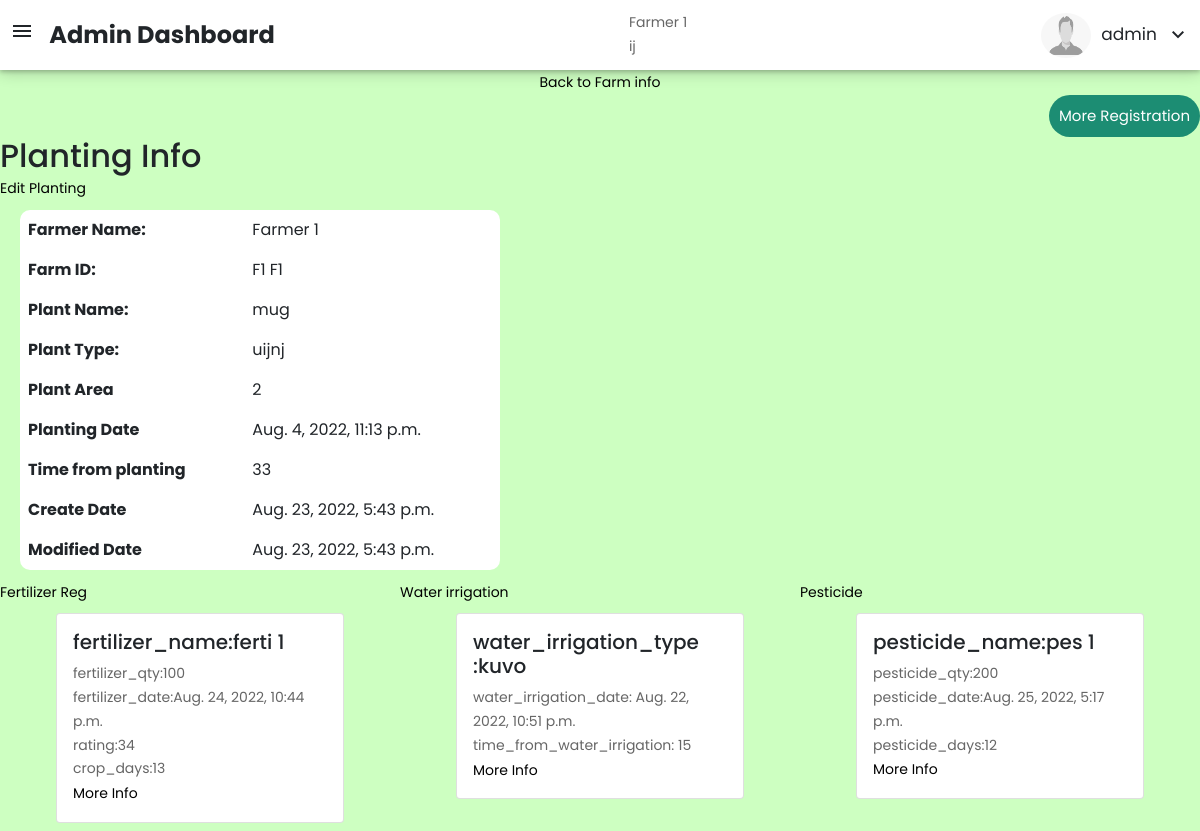
The app's page /planting/planting_id=1 (signed in) with its own data.
### adminaccess/models.py (models this page shows)
class Farmer(models.Model):
    name = models.CharField(max_length=50)
    phone_number = models.IntegerField()
    address = models.TextField()
    aadhar_number = models.IntegerField(blank=True, null=True)
    family_members = models.IntegerField(blank=True, null=True)
    family_occupation = models.CharField(max_length=50, blank=True, null=True)
    is_access = models.BooleanField(default=False)
    create_date = models.DateTimeField(auto_now_add=True)
    modified_date = models.DateTimeField(auto_now=True)

class Planting(models.Model):
    farmer_id = models.ForeignKey(Farmer, on_delete=models.CASCADE)
    farm_id = models.ForeignKey(Farm_info, on_delete=models.CASCADE)
    planting_time = models.DateTimeField(max_length=50, blank=True, null=True)
    plant = models.CharField(max_length=50,blank=True, null=True)
    plant_type = models.CharField(max_length=50,blank=True, null=True)
    planting_area = models.CharField(max_length=50,blank=True, null=True)
    create_date = models.DateTimeField(auto_now_add=True,blank=True, null=True)
    modified_date = models.DateTimeField(auto_now=True,blank=True, null=True)

class Farm_info(models.Model):
    farmer_id = models.ForeignKey(Farmer, on_delete=models.CASCADE)
    farm_nick_name = models.CharField(max_length=50, blank=True, null=True)
    farm_space = models.IntegerField(default=0)
    geo_location = models.CharField(max_length=50, blank=True, null=True)
    farm_village = models.CharField(max_length=50, blank=True, null=True)
    khata_no = models.CharField(max_length=50, blank=True, null=True)
    who_caretaker = models.CharField(max_length=50, blank=True, null=True)
    caretaker = models.CharField(max_length=50, blank=True, null=True)
    caretaker_phone_number = models.IntegerField(blank=True, null=True)
    soil_type = models.CharField(max_length=50, blank=True, null=True)
    water_source = models.CharField(max_length=50, blank=True, null=True)
    water_type = models.CharField(max_length=50, blank=True, null=True)
    water_season = models.CharField(max_length=50, blank=True, null=True)
    create_date = models.DateTimeField(auto_now_add=True)
    modified_date = models.DateTimeField(auto_now=True)

class Fertilizer(models.Model):
    farmer_id = models.ForeignKey(Farmer, on_delete=models.CASCADE)
    farm_id = models.ForeignKey(Farm_info, on_delete=models.CASCADE)
    planting_id = models.ForeignKey(Planting, on_delete=models.CASCADE)
    fertilizer_name = models.CharField(max_length=50)
    fertilizer_qty = models.CharField(max_length=50,blank=True, null=True)
    fertilizer_qty_per_acre = models.CharField(max_length=50,blank=True, null=True)
    fertilizer_date = models.DateTimeField(blank=True, null=True)#selection
    rating = models.IntegerField(blank=True, null=True)
    create_date = models.DateTimeField(auto_now_add=True,blank=True, null=True)
    modified_date = models.DateTimeField(auto_now=True,blank=True, null=True)

class Water_irrigation(models.Model):
    farmer_id = models.ForeignKey(Farmer, on_delete=models.CASCADE)
    farm_id = models.ForeignKey(Farm_info, on_delete=models.CASCADE)
    planting_id = models.ForeignKey(Planting, on_delete=models.CASCADE)
    water_irrigation_type = models.CharField(max_length=50, blank=True, null=True)
    water_irrigation_date = models.DateTimeField(blank=True, null=True)#selection
    create_date = models.DateTimeField(auto_now_add=True,blank=True, null=True)
    modified_date = models.DateTimeField(auto_now=True,blank=True, null=True)

class Pesticide(models.Model):
    farmer_id = models.ForeignKey(Farmer, on_delete=models.CASCADE)
    farm_id = models.ForeignKey(Farm_info, on_delete=models.CASCADE)
    planting_id = models.ForeignKey(Planting, on_delete=models.CASCADE)
    pesticide_name = models.CharField(max_length=50)
    pesticide_qty = models.CharField(max_length=50)
    reason = models.CharField(max_length=50,blank=True, null=True)
    pesticide_date = models.DateTimeField(auto_now_add=True,blank=True, null=True)#selection
    create_date = models.DateTimeField(auto_now_add=True,blank=True, null=True)
    modified_date = models.DateTimeField(auto_now=True,blank=True, null=True)

### adminaccess/views.py (the view)
# urls.py: path('planting/planting_id=<int:planting_id>', views.planting, name="planting"),
def planting(request,planting_id):
    farm_id = request.session['farm_id']
    farmer_id = request.session['farmer_id']
    planting_history = Planting.objects.filter(id=planting_id)[0]
    fertilizer = Fertilizer.objects.filter(planting_id=planting_id)
    water_irrigation = Water_irrigation.objects.filter(planting_id=planting_id).values()
    pesticide = Pesticide.objects.filter(planting_id=planting_id).values()
    date_now=datetime.now().date()
    if planting_history.planting_time != None:
        time_from_planting = (date_now-planting_history.planting_time.date()).days
    else:
        time_from_planting = "No information provided"
    planting_history.time_from_planting = time_from_planting
    for fer in fertilizer:
       if fer.fertilizer_date != None:
           time_from_fertilizer = (date_now-fer.fertilizer_date.date()).days
       else:
           time_from_fertilizer = "No information provided"
       fer.time_from_fertilizer = time_from_fertilizer
    for water in water_irrigation:
       if water['water_irrigation_date'] != None:
           time_from_water_irrigation = (date_now-water['water_irrigation_date'].date()).days
       else:
           time_from_water_irrigation = "No information provided"
       water['time_from_water_irrigation'] = time_from_water_irrigation
    for pes in pesticide:
       if pes['pesticide_date'] != None:
           time_from_prestiside = (date_now-pes['pesticide_date'].date()).days
       else:
           time_from_prestiside = "No information provided"
       pes['time_from_prestiside'] = time_from_prestiside
    print('planting_history.farmer_id[0]',planting_history.farmer_id)
    data = {
        'farmer' : planting_history.farmer_id,
        'farm_id':farm_id,
        'planting_id': planting_id,
        'planting_history': planting_history,
        'fertilizer': fertilizer,
        'water_irrigation': water_irrigation,
        'pesticide': pesticide
    }
    request.session['farmer_id'] = farmer_id
    request.session['farm_id'] = farm_id
    request.session['planting_id'] = planting_id
    return render(request,'forms/planting.html',data)

### templates/forms/planting.html (shortened to what this page needs)
{% extends 'dashboard/basic.html' %}
{% block body %}
{% load static %}
<body>
<div class="d-flex justify-content-center align-items-center">
    <button><a href="{% url 'farm_info' farm_id=farm_id%}">Back to Farm info</a></button>
</div>
<div class="d-flex justify-content-end">
<span class="dropdown">
  <button class="dropbtn">More Registration</button>
</span>
</div>
    <h2>Planting Info</h2>
    <table class="table table-borderless table-width-40 farmer_detail">
      <a href="/plant_edit/plant_id={{planting_history.id}}">Edit Planting</a>
        <tbody>
        <tr>
            <th scope="row">Farmer Name:</th>
            <td>{{planting_history.farmer_id.name}}</td>
          </tr>
        <tr>
            <th scope="row">Farm ID:</th>
            <td>{{planting_history.farm_id.farm_nick_name}}</td>
          </tr>
          <tr>
            <th scope="row">Plant Name:</th>
            <td>{{planting_history.plant}}</td>
          </tr>
          <tr>
            <th scope="row">Plant Type:</th>
            <td>{{planting_history.plant_type}}</td>
          </tr>
          <tr>
            <th scope="row">Plant Area</th>
            <td>{{planting_history.planting_area}}</td>
          </tr>
        <tr>
            <th scope="row">Planting Date</th>
            <td>{{planting_history.planting_time}}</td>
          </tr>
        <tr>
            <th scope="row">Time from planting</th>
            <td>{{planting_history.time_from_planting}}</td>
          </tr>
          <tr>
            <th scope="row">Create Date</th>
            <td>{{planting_history.create_date}}</td>
          </tr>
          <tr>
            <th scope="row">Modified Date</th>
            <td>{{planting_history.modified_date}}</td>
          </tr>
        </tbody>
      </table>
<div class="col-md-12 d-flex">
    <div class="col-md-4">
        <button><a href="{% url 'fertilizer_reg' %}">Fertilizer Reg</a></button>
    <div class="d-flex justify-content-evenly flex-wrap">
      {% for fer in fertilizer %}
      <div class="card m-2" style="width: 18rem;">
        <div class="card-body">
          <h5 class="card-title">fertilizer_name:{{fer.fertilizer_name}}</h5>
          <p class="card-text">fertilizer_qty:{{fer.fertilizer_qty}}</p>
          <p class="card-text">fertilizer_date:{{fer.fertilizer_date}}</p>
          <p class="card-text">rating:{{fer.rating}}</p>
          <p class="card-text">crop_days:{{fer.time_from_fertilizer}}</p>
            <button><a href="/fertilizer_info/fertilizer_id={{fer.id}}">More Info</a></button>
        </div>
      </div>
      {% endfor %}
    </div>
    </div>
    <div class="col-md-4">
        <button><a href="{% url 'water_irrigation_reg' %}">Water irrigation</a></button>
    <div class="d-flex justify-content-evenly flex-wrap">
      {% for water in water_irrigation %}
      <div class="card m-2" style="width: 18rem;">
        <div class="card-body">
          <h5 class="card-title">water_irrigation_type :{{water.water_irrigation_type}}</h5>
          <p class="card-text">water_irrigation_date: {{water.water_irrigation_date}}</p>
          <p class="card-text">time_from_water_irrigation: {{water.time_from_water_irrigation}}</p>
            <button><a href="/water_irrigation_info/water_irrigation_id={{water.id}}">More Info</a></button>
        </div>
      </div>
      {% endfor %}
    </div>
    </div>
    <div class="col-md-4">
        <button><a href="{% url 'pesticide_reg' %}">Pesticide</a></button>
    <div class="d-flex justify-content-evenly flex-wrap">
      {% for pes in pesticide %}
      <div class="card m-2" style="width: 18rem;">
        <div class="card-body">
          <h5 class="card-title">pesticide_name:{{pes.pesticide_name}}</h5>
          <p class="card-text">pesticide_qty:{{pes.pesticide_qty}}</p>
          <p class="card-text">pesticide_date:{{pes.pesticide_date}}</p>
          <p class="card-text">pesticide_days:{{pes.time_from_prestiside}}</p>
            <button><a href="/pesticide_info/pesticide_id={{pes.id}}">More Info</a></button>
        </div>
      </div>
      {% endfor %}
    </div>
    </div>
</div>
 {% endblock %}

### templates/dashboard/basic.html (shortened to what this page needs)
<!DOCTYPE html>
<html lang="en">
<head>
    {% load static %}
    <link href="https://cdn.jsdelivr.net/npm/bootstrap@5.1.3/dist/css/bootstrap.min.css" rel="stylesheet" />
    <link rel="stylesheet" type="text/css" href="static/fonts/font-awesome-4.7.0/css/font-awesome.min.css" />
    <link rel="stylesheet" type="text/css" href="static/vendor/animate/animate.css" />
    <link rel="stylesheet" type="text/css" href="static/vendor/css-hamburgers/hamburgers.min.css" />
    <link rel="stylesheet" type="text/css" href="static/vendor/select2/select2.min.css" />
    <link rel="stylesheet" type="text/css" href="static/css/util.css" />
    <link rel="stylesheet" type="text/css" href="static/css/main.css" />
    <link rel="stylesheet" href="{% static 'createuser.css' %}" />
    <link rel="stylesheet" href="{% static 'dot.css' %}" />
    <link rel="stylesheet" href="{% static 'rating.css' %}" />
</head>
<body>
    <nav class="navbar">
        <span class="admin_dash">
            <span id="menu_btn" class="material-symbols-outlined">menu</span> &nbsp;&nbsp;<span class="admin_dash_1">Admin Dashboard</span>
        </span>
        <div>
            {% if farmer != null %}
            <p>{{farmer.name}}</p>
            <p>{{farmer.address}}</p>
            {% endif %}
        </div>
        <div class="user_info">
            <div class="user_avtar"><img class="user_avtar_img" src="{% static 'images/DefaultProfilePicture.png' %}"
                    alt=""></div>
            <div class="user_name">{{ user.username }} &nbsp;
                <span id="hide_unhide_logout_btn" class="material-symbols-outlined">expand_more</span>
            </div>
        </div>
    </nav>
    <div id="main_content">
        {% block body %} {% endblock %}
    </div>
</body>
</html>

### static/css/main.css (style rules this page uses)
* { margin: 0px; padding: 0px; box-sizing: border-box; }
body, html { height: 100%; font-family: 'Poppins', sans-serif; }
a { font-size: 14px; line-height: 1.7; color: #666666; margin: 0px; transition: all 0.4s; -webkit-transition: all 0.4s; -o-transition: all 0.4s; -moz-transition: all 0.4s; }
h1,h2,h3,h4,h5,h6 { margin: 0px; }
p { font-size: 14px; line-height: 1.7; color: #666666; margin: 0px; }
button { outline: none !important; border: none; background: transparent; }

### static/createuser.css (style rules this page uses)
body { background-color: rgb(205, 255, 193); font-family: 'Poppins', sans-serif; }
a { color: black; text-decoration: none; }
.table-width-40 { width: 40%; }
.farmer_detail { background-color: white; border-radius: 10px; margin: 10px 20px; }
.navbar { height: 70px; box-shadow: 0 2px 4px 0 rgba(0, 0, 0, 0.2), 0 3px 14px 0 rgba(0, 0, 0, 0.19); background-color: rgb(255, 255, 255); z-index: 1; position: sticky; top: 0; }
.admin_dash { margin-left: 10px; font-size: 24px; font-weight: bold; }
.user_info { float: right; display: flex; }
.user_avtar { width: 50px; height: 45px; border-radius: 50%; }
.user_avtar_img { width: 100%; height: 100%; border-radius: 50%; }
.user_name { display: flex; align-items: center; font-size: 17px; margin: 0px 10px; }

### static/dot.css (style rules this page uses)
.dropbtn { background-color: #1C8D73; color: white; padding: 10px; font-size: 15px; border: none; cursor: pointer; border-radius: 30px; }

### records on screen
Farmer: name "Farmer 1", address "ij"
Planting: farmer_id.name "Farmer 1", farm_id.farm_nick_name "F1 F1", plant "mug", plant_type "uijnj", planting_area "2", planting_time "Aug. 4, 2022, 11:13 p.m.", time_from_planting "33", create_date "Aug. 23, 2022, 5:43 p.m.", modified_date "Aug. 23, 2022, 5:43 p.m."
Fertilizer: fertilizer_name "ferti 1", fertilizer_qty "100", fertilizer_date "Aug. 24, 2022, 10:44 p.m.", rating "34", time_from_fertilizer "13"
Water_irrigation: water_irrigation_type "kuvo", water_irrigation_date "Aug. 22, 2022, 10:51 p.m.", time_from_water_irrigation "15"
Pesticide: pesticide_name "pes 1", pesticide_qty "200", pesticide_date "Aug. 25, 2022, 5:17 p.m.", time_from_prestiside "12"

### other values on screen
{{ user.username }} "admin"
